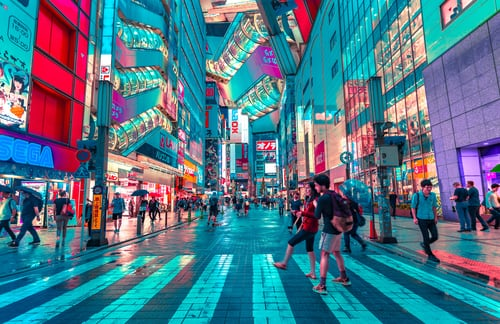
#> input picture Images/city.jpg, 500 x 324 px, found by its file name
$ python Blurring.py
#> lines starting #> are read from the running program, lines starting #| are printed output that depends on the picture
import cv2 as cv

img = cv.imread('Images/city.jpg')
#> img is the input picture: shape (324, 500, 3); mean B, G, R 138, 118.9, 79.6
cv.imshow('City', img)

# Average

average = cv.blur(img, (3,3))
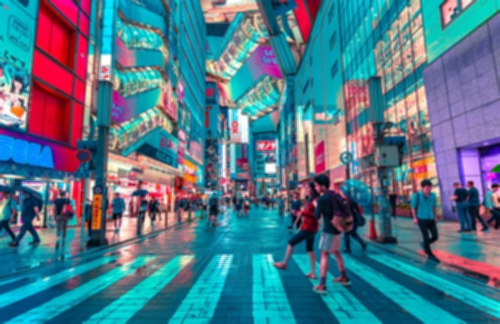
#> average: shape (324, 500, 3); mean B, G, R 138, 118.9, 79.6
cv.imshow('Average', average)

# Gaussian Blur

gauss = cv.GaussianBlur(img, (3,3), 0)
cv.imshow("Gaussian", gauss)

# Median Blur

median = cv.medianBlur(img, 3)
cv.imshow("Median", median)

# Bilateral

bilateral = cv.bilateralFilter(img, 20, 45, 25)
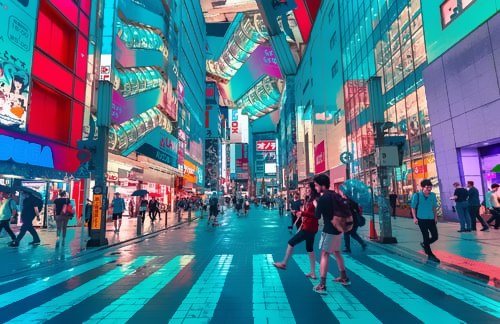
#> bilateral: shape (324, 500, 3); mean B, G, R 138.3, 119, 79
cv.imshow('Bilateral', bilateral)

cv.waitKey(0)

$ run again, with Images/acat.jpg copied over Images/city.jpg
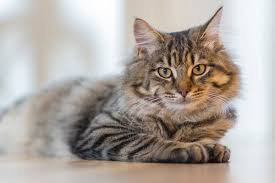
#> input picture Images/acat.jpg, 275 x 183 px, found by its file name
#> img is the input picture: shape (183, 275, 3); mean B, G, R 162.1, 168.3, 176.2
#> `average = cv.blur(img, (3,3))`:
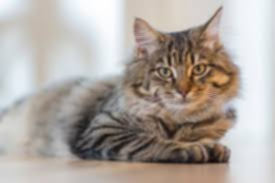
#> average: shape (183, 275, 3); mean B, G, R 162.1, 168.3, 176.2

$ run again, with Images/bcat.jpg copied over Images/city.jpg
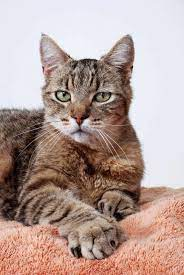
#> input picture Images/bcat.jpg, 184 x 275 px, found by its file name
#> img is the input picture: shape (275, 184, 3); mean B, G, R 152.8, 159, 181.2
#> `average = cv.blur(img, (3,3))`:
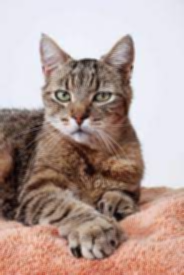
#> average: shape (275, 184, 3); mean B, G, R 152.8, 159, 181.2
